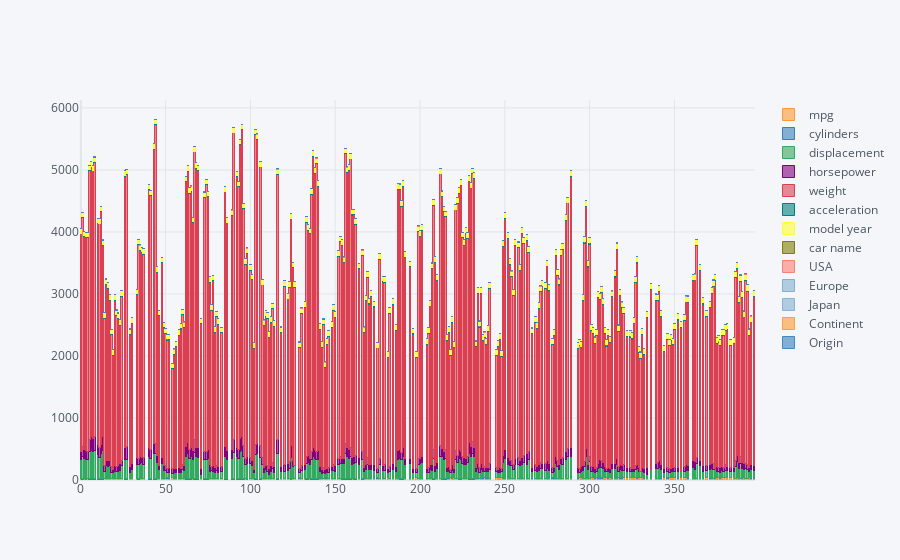

Notebook code for this chart:
### Code cell
#Ploting Stacked Bar Chart
df.iplot(kind='bar', barmode='stack', filename='cufflinks/grouped-bar-chart')

### Figure 1 — Plotly figure (JSON) as saved in the notebook; plotly's stock layout.template omitted (floating-point values rounded to 4 significant figures; data arrays with more than 128 entries replaced by an {"elided": "..."} marker saying what was removed)
{"data": [{"marker": {"color": "rgba(255, 153, 51, 0.6)", "line": {"color": "rgba(255, 153, 51, 1.0)", "width": 1}}, "name": "mpg", "orientation": "v", "text": "", "type": "bar", "x": {"elided": "318 int values"}, "y": {"elided": "318 float values"}}, {"marker": {"color": "rgba(55, 128, 191, 0.6)", "line": {"color": "rgba(55, 128, 191, 1.0)", "width": 1}}, "name": "cylinders", "orientation": "v", "text": "", "type": "bar", "x": {"elided": "318 int values"}, "y": {"elided": "318 int values"}}, {"marker": {"color": "rgba(50, 171, 96, 0.6)", "line": {"color": "rgba(50, 171, 96, 1.0)", "width": 1}}, "name": "displacement", "orientation": "v", "text": "", "type": "bar", "x": {"elided": "318 int values"}, "y": {"elided": "318 float values"}}, {"marker": {"color": "rgba(128, 0, 128, 0.6)", "line": {"color": "rgba(128, 0, 128, 1.0)", "width": 1}}, "name": "horsepower", "orientation": "v", "text": "", "type": "bar", "x": {"elided": "318 int values"}, "y": {"elided": "318 str values"}}, {"marker": {"color": "rgba(219, 64, 82, 0.6)", "line": {"color": "rgba(219, 64, 82, 1.0)", "width": 1}}, "name": "weight", "orientation": "v", "text": "", "type": "bar", "x": {"elided": "318 int values"}, "y": {"elided": "318 int values"}}, {"marker": {"color": "rgba(0, 128, 128, 0.6)", "line": {"color": "rgba(0, 128, 128, 1.0)", "width": 1}}, "name": "acceleration", "orientation": "v", "text": "", "type": "bar", "x": {"elided": "318 int values"}, "y": {"elided": "318 float values"}}, {"marker": {"color": "rgba(255, 255, 51, 0.6)", "line": {"color": "rgba(255, 255, 51, 1.0)", "width": 1}}, "name": "model year", "orientation": "v", "text": "", "type": "bar", "x": {"elided": "318 int values"}, "y": {"elided": "318 int values"}}, {"marker": {"color": "rgba(128, 128, 0, 0.6)", "line": {"color": "rgba(128, 128, 0, 1.0)", "width": 1}}, "name": "car name", "orientation": "v", "text": "", "type": "bar", "x": {"elided": "318 int values"}, "y": {"elided": "318 str values"}}, {"marker": {"color": "rgba(251, 128, 114, 0.6)", "line": {"color": "rgba(251, 128, 114, 1.0)", "width": 1}}, "name": "USA", "orientation": "v", "text": "", "type": "bar", "x": {"elided": "318 int values"}, "y": {"elided": "318 int values"}}, {"marker": {"color": "rgba(128, 177, 211, 0.6)", "line": {"color": "rgba(128, 177, 211, 1.0)", "width": 1}}, "name": "Europe", "orientation": "v", "text": "", "type": "bar", "x": {"elided": "318 int values"}, "y": {"elided": "318 int values"}}, {"marker": {"color": "rgba(128, 177, 211, 0.6)", "line": {"color": "rgba(128, 177, 211, 0.8999999999999999)", "width": 1}}, "name": "Japan", "orientation": "v", "text": "", "type": "bar", "x": {"elided": "318 int values"}, "y": {"elided": "318 int values"}}, {"marker": {"color": "rgba(255, 153, 51, 0.6)", "line": {"color": "rgba(255, 153, 51, 0.8999999999999999)", "width": 1}}, "name": "Continent", "orientation": "v", "text": "", "type": "bar", "x": {"elided": "318 int values"}, "y": {"elided": "318 str values"}}, {"marker": {"color": "rgba(55, 128, 191, 0.6)", "line": {"color": "rgba(55, 128, 191, 0.8999999999999999)", "width": 1}}, "name": "Origin", "orientation": "v", "text": "", "type": "bar", "x": {"elided": "318 int values"}, "y": {"elided": "318 int values"}}], "layout": {"barmode": "stack", "legend": {"bgcolor": "#F5F6F9", "font": {"color": "#4D5663"}, "traceorder": "normal"}, "paper_bgcolor": "#F5F6F9", "plot_bgcolor": "#F5F6F9", "title": {"font": {"color": "#4D5663"}}, "xaxis": {"gridcolor": "#E1E5ED", "showgrid": true, "tickfont": {"color": "#4D5663"}, "title": {"font": {"color": "#4D5663"}, "text": ""}, "zerolinecolor": "#E1E5ED"}, "yaxis": {"gridcolor": "#E1E5ED", "showgrid": true, "tickfont": {"color": "#4D5663"}, "title": {"font": {"color": "#4D5663"}, "text": ""}, "zerolinecolor": "#E1E5ED"}}}
